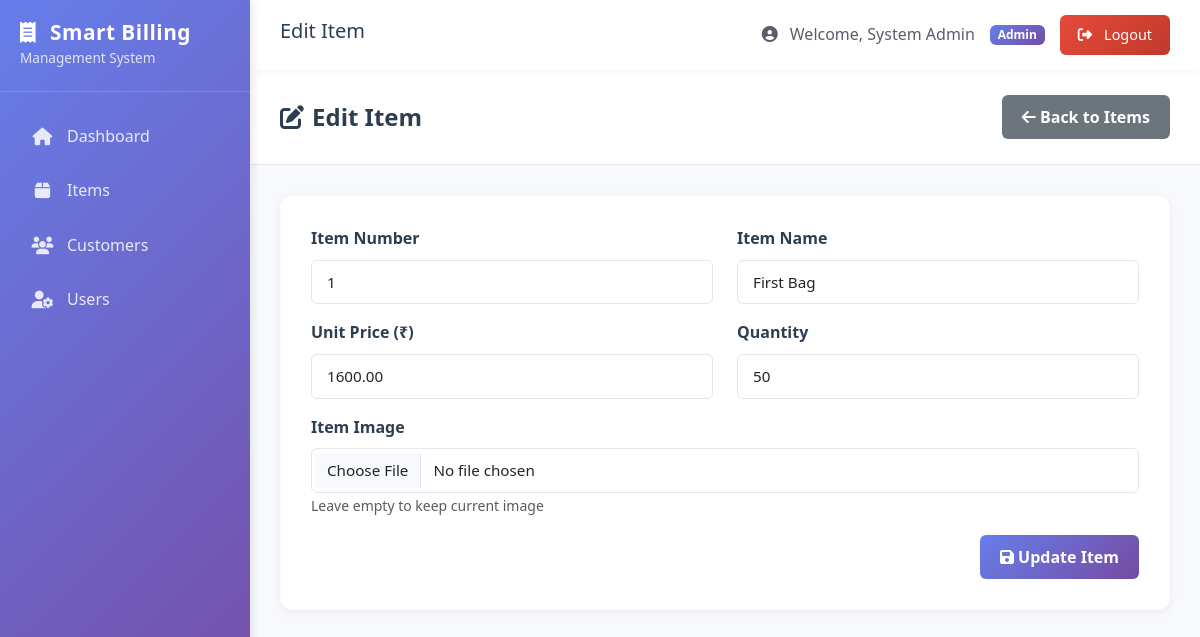
The page /admin/edit_item.php?id=1 (signed in) on the database its author committed.
### tables this page shows
CREATE TABLE items (
    id INT AUTO_INCREMENT PRIMARY KEY,
    item_number INT NOT NULL UNIQUE,
    item_name VARCHAR(150) NOT NULL,
    unit_price DECIMAL(10, 2) NOT NULL,
    quantity INT NOT NULL DEFAULT 0,
    image VARCHAR(255) NULL,
    created_at TIMESTAMP DEFAULT CURRENT_TIMESTAMP
);

### admin/edit_item.php (the view, shortened to what this page needs)
<?php
require_once '../config/db.php';
$item_id = (int) $_GET['id'];
$result = $conn->query("SELECT * FROM items WHERE id = $item_id");
$item = $result->fetch_assoc();
include '../includes/header.php';
?>
<?php include '../includes/sidebar.php'; ?>
<main class="main-content">
    <?php include '../includes/topnav.php'; ?>
    <div class="content-body">
        <div class="page-header">
            <h4><i class="fas fa-edit me-2"></i>Edit Item</h4>
            <a href="items.php" class="btn btn-secondary">
                <i class="fas fa-arrow-left"></i> Back to Items
            </a>
        </div>
        <div class="form-card">
            <form method="POST" enctype="multipart/form-data">
                <div class="row">
                    <div class="col-md-6 mb-3">
                        <label class="form-label">Item Number</label>
                        <input type="number" name="item_number" class="form-control"
                            value="<?= $item['item_number']; ?>" required>
                    </div>
                    <div class="col-md-6 mb-3">
                        <label class="form-label">Item Name</label>
                        <input type="text" name="item_name" class="form-control"
                            value="<?= htmlspecialchars($item['item_name']); ?>" required>
                    </div>
                </div>
                <div class="row">
                    <div class="col-md-6 mb-3">
                        <label class="form-label">Unit Price (₹)</label>
                        <input type="number" step="0.01" name="unit_price" class="form-control"
                            value="<?= $item['unit_price']; ?>" required>
                    </div>
                    <div class="col-md-6 mb-3">
                        <label class="form-label">Quantity</label>
                        <input type="number" name="quantity" class="form-control" value="<?= $item['quantity']; ?>"
                            required>
                    </div>
                </div>
                <div class="mb-3">
                    <label class="form-label">Item Image</label>
                    <input type="file" name="image" class="form-control" accept="image/*">
                    <small class="text-muted">Leave empty to keep current image</small>
                </div>
                <div class="text-end">
                    <button type="submit" class="btn btn-primary">
                        <i class="fas fa-save"></i> Update Item
                    </button>
                </div>
            </form>
        </div>
    </div>
</main>
<?php include '../includes/footer.php'; ?>

### assets/css/style.css (style rules this page uses)
:root { --primary-color: #667eea; --primary-gradient: linear-gradient(135deg, #667eea 0%, #764ba2 100%); --secondary-color: #764ba2; --success-color: #1cc88a; --success-gradient: linear-gradient(135deg, #1cc88a 0%, #13855c 100%); --warning-color: #f6c23e; --warning-gradient: linear-gradient(135deg, #f6c23e 0%, #dda20a 100%); --danger-color: #e74a3b; --danger-gradient: linear-gradient(135deg, #e74a3b 0%, #c0392b 100%); --info-color: #36b9cc; --info-gradient: linear-gradient(135deg, #36b9cc 0%, #258391 100%); --dark-color: #2c3e50; --text-color: #5a5c69; --light-color: #f8f9fc; --border-color: #e3e6f0; --sidebar-width: 250px; --header-height: 70px; --box-shadow: 0 2px 10px rgba(0, 0, 0, 0.06); --hover-shadow: 0 4px 20px rgba(0, 0, 0, 0.1); --transition: all 0.3s cubic-bezier(0.4, 0, 0.2, 1); }
* { margin: 0; padding: 0; box-sizing: border-box; }
body { font-family: 'Segoe UI', Tahoma, Geneva, Verdana, sans-serif; background-color: var(--light-color); color: var(--text-color); overflow-x: hidden; line-height: 1.6; }
h1, h2, h3, h4, h5, h6 { color: var(--dark-color); margin-bottom: 0.5rem; }
.main-content { margin-left: var(--sidebar-width); padding: 0; min-height: 100vh; transition: var(--transition); display: flex; flex-direction: column; }
.content-body { padding: 30px; flex: 1; }
.page-header { background: white; padding: 25px 30px; margin: -30px -30px 30px -30px; border-bottom: 1px solid var(--border-color); display: flex; align-items: center; justify-content: space-between; }
.page-header h4 { margin: 0; color: var(--dark-color); font-size: 1.5rem; font-weight: 700; }
.form-card { background: white; border-radius: 12px; padding: 30px; box-shadow: var(--box-shadow); border: 1px solid rgba(0,0,0,0.02); }
.form-label { font-weight: 600; color: var(--dark-color); margin-bottom: 8px; display: block; }
.form-control { width: 100%; padding: 10px 15px; border: 1px solid var(--border-color); border-radius: 6px; font-size: 0.95rem; transition: var(--transition); outline: none; }
.btn { padding: 10px 20px; border-radius: 6px; border: none; cursor: pointer; font-weight: 600; transition: var(--transition); text-decoration: none; display: inline-block; }
.btn-primary { background: var(--primary-gradient); color: white; }
.btn-secondary { background: #6c757d; color: white; }

### rows shown on the page
items: item_number "1", item_name "First Bag", unit_price "1600.00", quantity "50"

### other values the page prints
$page_title "Edit Item"
$_SESSION['name'] "System Admin"
$_SESSION['role'] "Admin"
